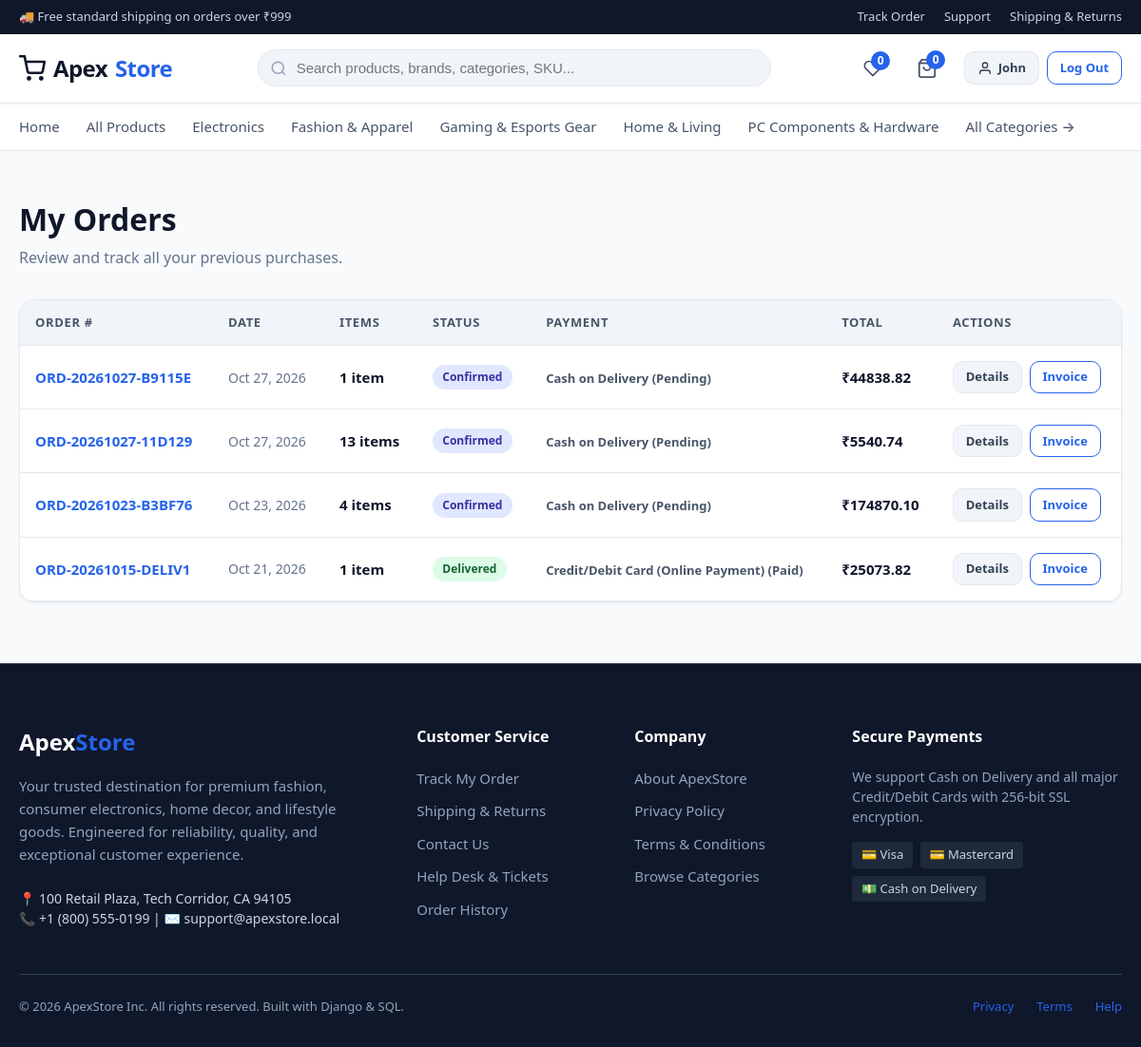
Page /orders/history/ (signed in) on the committed database.
### catalog/models.py (models this page shows, shortened)
class Category(models.Model):
    name = models.CharField(max_length=100)
    slug = models.SlugField(max_length=120, unique=True)
    description = models.TextField(blank=True)
    image = models.ImageField(upload_to='categories/', blank=True, null=True)
    parent = models.ForeignKey('self', on_delete=models.CASCADE, null=True, blank=True, related_name='subcategories')
    is_active = models.BooleanField(default=True)
    created_at = models.DateTimeField(auto_now_add=True)
    class Meta:
        verbose_name_plural = 'Categories'
        ordering = ['name']

### orders/models.py (models this page shows, shortened)
class Order(models.Model):
    order_number = models.CharField(max_length=32, unique=True, db_index=True)
    user = models.ForeignKey(User, on_delete=models.SET_NULL, null=True, blank=True, related_name='orders')
    customer_name = models.CharField(max_length=150)
    customer_email = models.EmailField()
    customer_phone = models.CharField(max_length=30)
    shipping_street = models.CharField(max_length=255)
    shipping_apartment = models.CharField(max_length=100, blank=True)
    shipping_city = models.CharField(max_length=100)
    shipping_state = models.CharField(max_length=100)
    shipping_postal_code = models.CharField(max_length=20)
    shipping_country = models.CharField(max_length=100, default='United States')
    coupon = models.ForeignKey(Coupon, on_delete=models.SET_NULL, null=True, blank=True)
    subtotal = models.DecimalField(max_digits=10, decimal_places=2)
    discount_amount = models.DecimalField(max_digits=10, decimal_places=2, default=0.00)
    shipping_fee = models.DecimalField(max_digits=10, decimal_places=2, default=0.00)
    tax_amount = models.DecimalField(max_digits=10, decimal_places=2, default=0.00)
    total = models.DecimalField(max_digits=10, decimal_places=2)
    status = models.CharField(max_length=20, choices=OrderStatus.choices, default=OrderStatus.PENDING, db_index=True)
    payment_method = models.CharField(max_length=20, choices=PaymentMethod.choices, default=PaymentMethod.COD)
    payment_status = models.CharField(max_length=20, choices=PaymentStatus.choices, default=PaymentStatus.PENDING, db_index=True)
    notes = models.TextField(blank=True)
    created_at = models.DateTimeField(auto_now_add=True, db_index=True)
    updated_at = models.DateTimeField(auto_now=True)
    class Meta:
        ordering = ['-created_at']

### orders/views.py (the view)
# urls.py: path('history/', views.order_history_view, name='history'),
@login_required
def order_history_view(request):
    orders = request.user.orders.all().select_related('coupon').prefetch_related('items')
    return render(request, 'orders/order_history.html', {'orders': orders})

### accounts/models.py (called while the page is built)
    @property
    def is_staff_member(self):
        return self.user.is_superuser or self.role in [
            Role.SUPERADMIN, Role.MANAGER, Role.INVENTORY_STAFF, Role.ORDER_STAFF, Role.SUPPORT_STAFF
        ]

    @property
    def can_manage_products(self):
        return self.user.is_superuser or self.role in [Role.SUPERADMIN, Role.MANAGER, Role.INVENTORY_STAFF]

    @property
    def can_manage_inventory(self):
        return self.user.is_superuser or self.role in [Role.SUPERADMIN, Role.MANAGER, Role.INVENTORY_STAFF]

    @property
    def can_manage_orders(self):
        return self.user.is_superuser or self.role in [Role.SUPERADMIN, Role.MANAGER, Role.ORDER_STAFF]

    @property
    def can_manage_support(self):
        return self.user.is_superuser or self.role in [Role.SUPERADMIN, Role.MANAGER, Role.SUPPORT_STAFF]

    @property
    def can_view_reports(self):
        return self.user.is_superuser or self.role in [Role.SUPERADMIN, Role.MANAGER]

### cart/context_processors.py (called while the page is built)
def cart_context(request):
    try:
        cart = get_or_create_cart(request)
        cart_total_items = cart.total_items
        cart_subtotal = cart.subtotal
    except Exception:
        cart = None
        cart_total_items = 0
        cart_subtotal = 0
    wishlist_count = 0
    if request.user.is_authenticated:
        wishlist_count = Wishlist.objects.filter(user=request.user).count()
    return {
        'global_cart': cart,
        'cart_total_items': cart_total_items,
        'cart_subtotal': cart_subtotal,
        'wishlist_count': wishlist_count,
    }

### cart/models.py (called while the page is built)
    @property
    def total_items(self):
        return sum(item.quantity for item in self.items.all())

    @property
    def subtotal(self):
        return sum(item.line_total for item in self.items.all())

### cart/services.py (called while the page is built, shortened)
def get_or_create_cart(request):
    if not request.session.session_key:
        request.session.save()
    session_key = request.session.session_key
    if request.user.is_authenticated:
        user_cart, _ = Cart.objects.get_or_create(user=request.user)
        if session_key:
            guest_cart = Cart.objects.filter(session_key=session_key, user__isnull=True).first()
        return user_cart
    else:
        cart, _ = Cart.objects.get_or_create(session_key=session_key, user__isnull=True)
        return cart

### templates/orders/order_history.html (shortened to what this page needs)
{% extends 'base.html' %}
{% block content %}
<div class="container">
  <div style="margin-bottom:2rem;">
    <h1 style="font-size:2rem; font-weight:800; color:#0f172a; margin-bottom:0.25rem;">My Orders</h1>
    <p style="color:#64748b;">Review and track all your previous purchases.</p>
  </div>
  {% if orders %}
  <div style="background:#ffffff; border:1px solid #e2e8f0; border-radius:16px; overflow:hidden; box-shadow:0 1px 3px rgba(0,0,0,0.05);">
    <div class="table-responsive">
      <table class="table">
        <thead>
          <tr>
            <th>Order #</th>
            <th>Date</th>
            <th>Items</th>
            <th>Status</th>
            <th>Payment</th>
            <th>Total</th>
            <th>Actions</th>
          </tr>
        </thead>
        <tbody>
          {% for ord in orders %}
          <tr>
            <td>
              <a href="{% url 'orders:order_detail' order_number=ord.order_number %}" style="font-weight:700; color:#2563eb;">
                {{ ord.order_number }}
              </a>
            </td>
            <td style="color:#64748b; font-size:0.875rem;">
              {{ ord.created_at|date:"M d, Y" }}
            </td>
            <td>
              <span style="font-weight:600; color:#0f172a;">{{ ord.items.count }} item{{ ord.items.count|pluralize }}</span>
            </td>
            <td>
              <span class="status-badge badge-{{ ord.status }}">
                {{ ord.get_status_display }}
              </span>
            </td>
            <td>
              <span style="font-size:0.8125rem; font-weight:600; color:#475569;">
                {{ ord.get_payment_method_display }} ({{ ord.get_payment_status_display }})
              </span>
            </td>
            <td style="font-weight:800; color:#0f172a;">
              {{ currency_symbol }}{{ ord.total }}
            </td>
            <td>
              <div style="display:flex; gap:0.5rem;">
                <a href="{% url 'orders:order_detail' order_number=ord.order_number %}" class="btn btn-secondary btn-sm">
                  Details
                </a>
                <a href="{% url 'orders:invoice' order_number=ord.order_number %}" target="_blank" class="btn btn-outline btn-sm" title="Print Invoice">
                  Invoice
                </a>
              </div>
            </td>
          </tr>
          {% endfor %}
        </tbody>
      </table>
    </div>
  </div>
  {% endif %}
</div>
{% endblock %}

### templates/base.html (shortened to what this page needs)
{% load static %}
<!DOCTYPE html>
<html lang="en">
<head>
  <link rel="stylesheet" href="{% static 'css/style.css' %}">
</head>
<body>
  <div class="top-bar">
    <div class="container top-bar-inner">
      <div>🚚 Free standard shipping on orders over {{ currency_symbol }}{{ free_shipping_threshold|floatformat:0 }}</div>
      <div class="top-bar-links">
        <a href="{% url 'orders:track' %}">Track Order</a>
        <a href="{% url 'catalog:contact' %}">Support</a>
        <a href="{% url 'catalog:shipping_returns' %}">Shipping & Returns</a>
      </div>
    </div>
  </div>
  <header class="main-header">
    <div class="container header-row">
      <a href="{% url 'catalog:home' %}" class="brand-logo">
        <svg width="28" height="28" viewBox="0 0 24 24" fill="none" stroke="currentColor" stroke-width="2.2" stroke-linecap="round" stroke-linejoin="round">
          <circle cx="9" cy="21" r="1"></circle>
          <circle cx="20" cy="21" r="1"></circle>
          <path d="M1 1h4l2.68 13.39a2 2 0 0 0 2 1.61h9.72a2 2 0 0 0 2-1.61L23 6H6"></path>
        </svg>
        Apex<span>Store</span>
      </a>
      <div class="header-search">
        <form action="{% url 'catalog:product_list' %}" method="GET" class="search-form">
          <input type="text" name="q" value="{{ request.GET.q|default:'' }}" class="search-input" placeholder="Search products, brands, categories, SKU...">
        </form>
      </div>
      <div class="header-actions">
        {% if user.is_authenticated %}
        <a href="{% url 'cart:wishlist' %}" class="action-link" title="Wishlist">
          <svg width="20" height="20" viewBox="0 0 24 24" fill="none" stroke="currentColor" stroke-width="2">
            <path d="M20.84 4.61a5.5 5.5 0 0 0-7.78 0L12 5.67l-1.06-1.06a5.5 5.5 0 0 0-7.78 7.78l1.06 1.06L12 21.23l7.78-7.78 1.06-1.06a5.5 5.5 0 0 0 0-7.78z"></path>
          </svg>
          <span class="badge-count wishlist-count-badge">{{ wishlist_count|default:0 }}</span>
        </a>
        {% endif %}
        <a href="{% url 'cart:cart_detail' %}" class="action-link" title="Shopping Cart">
          <svg width="22" height="22" viewBox="0 0 24 24" fill="none" stroke="currentColor" stroke-width="2">
            <path d="M6 2L3 6v14a2 2 0 0 0 2 2h14a2 2 0 0 0 2-2V6l-3-4z"></path>
            <line x1="3" y1="6" x2="21" y2="6"></line>
            <path d="M16 10a4 4 0 0 1-8 0"></path>
          </svg>
          <span class="badge-count cart-count-badge">{{ cart_total_items|default:0 }}</span>
        </a>
        {% if user.is_authenticated %}
        <div style="display:flex; align-items:center; gap:0.5rem;">
          <a href="{% url 'accounts:profile' %}" class="btn btn-secondary btn-sm" style="display:inline-flex; align-items:center; gap:0.35rem;">
            <svg width="16" height="16" viewBox="0 0 24 24" fill="none" stroke="currentColor" stroke-width="2">
              <path d="M20 21v-2a4 4 0 0 0-4-4H8a4 4 0 0 0-4 4v2"></path>
              <circle cx="12" cy="7" r="4"></circle>
            </svg>
            {{ user.first_name|default:user.username }}
          </a>
          <a href="{% url 'accounts:logout' %}" class="btn btn-outline btn-sm" title="Log Out">Log Out</a>
        </div>
        {% else %}
        <div style="display:flex; align-items:center; gap:0.5rem;">
          <a href="{% url 'accounts:login' %}" class="btn btn-secondary btn-sm">Sign In</a>
          <a href="{% url 'accounts:register' %}" class="btn btn-primary btn-sm">Sign Up</a>
        </div>
        {% endif %}
      </div>
    </div>
  </header>
  <nav class="category-nav">
    <div class="container">
      <ul class="category-menu">
        <li><a href="{% url 'catalog:home' %}">Home</a></li>
        <li><a href="{% url 'catalog:product_list' %}">All Products</a></li>
        {% for cat in nav_categories %}
        <li>
          <a href="{% url 'catalog:category_detail' slug=cat.slug %}">
            {{ cat.name }}
          </a>
        </li>
        {% endfor %}
        <li><a href="{% url 'catalog:category_list' %}">All Categories &rarr;</a></li>
      </ul>
    </div>
  </nav>
  <main class="main-content">
    {% block content %}{% endblock %}
  </main>
  <footer class="main-footer">
    <div class="container">
      <div class="footer-grid">
        <div>
          <div class="footer-brand">Apex<span>Store</span></div>
          <p class="footer-desc">
            Your trusted destination for premium fashion, consumer electronics, home decor, and lifestyle goods. Engineered for reliability, quality, and exceptional customer experience.
          </p>
          <p style="font-size:0.875rem; color:#cbd5e1;">
            📍 100 Retail Plaza, Tech Corridor, CA 94105<br>
            📞 +1 (800) 555-0199 | ✉️ support@apexstore.local
          </p>
        </div>
        <div class="footer-col">
          <h4>Customer Service</h4>
          <ul class="footer-links">
            <li><a href="{% url 'orders:track' %}">Track My Order</a></li>
            <li><a href="{% url 'catalog:shipping_returns' %}">Shipping & Returns</a></li>
            <li><a href="{% url 'catalog:contact' %}">Contact Us</a></li>
            <li><a href="{% url 'accounts:support_tickets' %}">Help Desk & Tickets</a></li>
            <li><a href="{% url 'orders:history' %}">Order History</a></li>
          </ul>
        </div>
        <div class="footer-col">
          <h4>Company</h4>
          <ul class="footer-links">
            <li><a href="{% url 'catalog:about' %}">About ApexStore</a></li>
            <li><a href="{% url 'catalog:privacy' %}">Privacy Policy</a></li>
            <li><a href="{% url 'catalog:terms' %}">Terms & Conditions</a></li>
            <li><a href="{% url 'catalog:category_list' %}">Browse Categories</a></li>
          </ul>
        </div>
        <div class="footer-col">
          <h4>Secure Payments</h4>
          <p style="font-size:0.875rem; margin-bottom:1rem; line-height:1.5;">
            We support Cash on Delivery and all major Credit/Debit Cards with 256-bit SSL encryption.
          </p>
          <div style="display:flex; gap:0.5rem; flex-wrap:wrap; font-size:0.8125rem; color:#cbd5e1;">
            <span style="background:#1e293b; padding:0.25rem 0.6rem; border-radius:4px;">💳 Visa</span>
            <span style="background:#1e293b; padding:0.25rem 0.6rem; border-radius:4px;">💳 Mastercard</span>
            <span style="background:#1e293b; padding:0.25rem 0.6rem; border-radius:4px;">💵 Cash on Delivery</span>
          </div>
        </div>
      </div>
      <div class="footer-bottom">
        <div>&copy; 2026 ApexStore Inc. All rights reserved. Built with Django & SQL.</div>
        <div style="display:flex; gap:1.5rem;">
          <a href="{% url 'catalog:privacy' %}">Privacy</a>
          <a href="{% url 'catalog:terms' %}">Terms</a>
          <a href="{% url 'catalog:contact' %}">Help</a>
        </div>
      </div>
    </div>
  </footer>
</body>
</html>

### rows in the picture
Category: name "Electronics"
Category: name "Fashion & Apparel"
Category: name "Gaming & Esports Gear"
Category: name "Home & Living"
Category: name "PC Components & Hardware"
Order: order_number "ORD-20261027-B9115E", created_at "Oct 27, 2026", items.count "1", status "Confirmed", payment_method "Cash on Delivery", payment_status "Pending", currency_symbol "₹", total "44838.82"
Order: order_number "ORD-20261027-11D129", created_at "Oct 27, 2026", items.count "13", status "Confirmed", payment_method "Cash on Delivery", payment_status "Pending", currency_symbol "₹", total "5540.74"
Order: order_number "ORD-20261023-B3BF76", created_at "Oct 23, 2026", items.count "4", status "Confirmed", payment_method "Cash on Delivery", payment_status "Pending", currency_symbol "₹", total "174870.10"
Order: order_number "ORD-20261015-DELIV1", created_at "Oct 21, 2026", items.count "1", status "Delivered", payment_method "Credit/Debit Card (Online Payment)", payment_status "Paid", currency_symbol "₹", total "25073.82"

### other values in the picture
{{ currency_symbol }} "₹"
{{ free_shipping_threshold|floatformat:0 }} "999"
{{ wishlist_count|default:0 }} "0"
{{ cart_total_items|default:0 }} "0"
{{ user.first_name|default:user.username }} "John"
